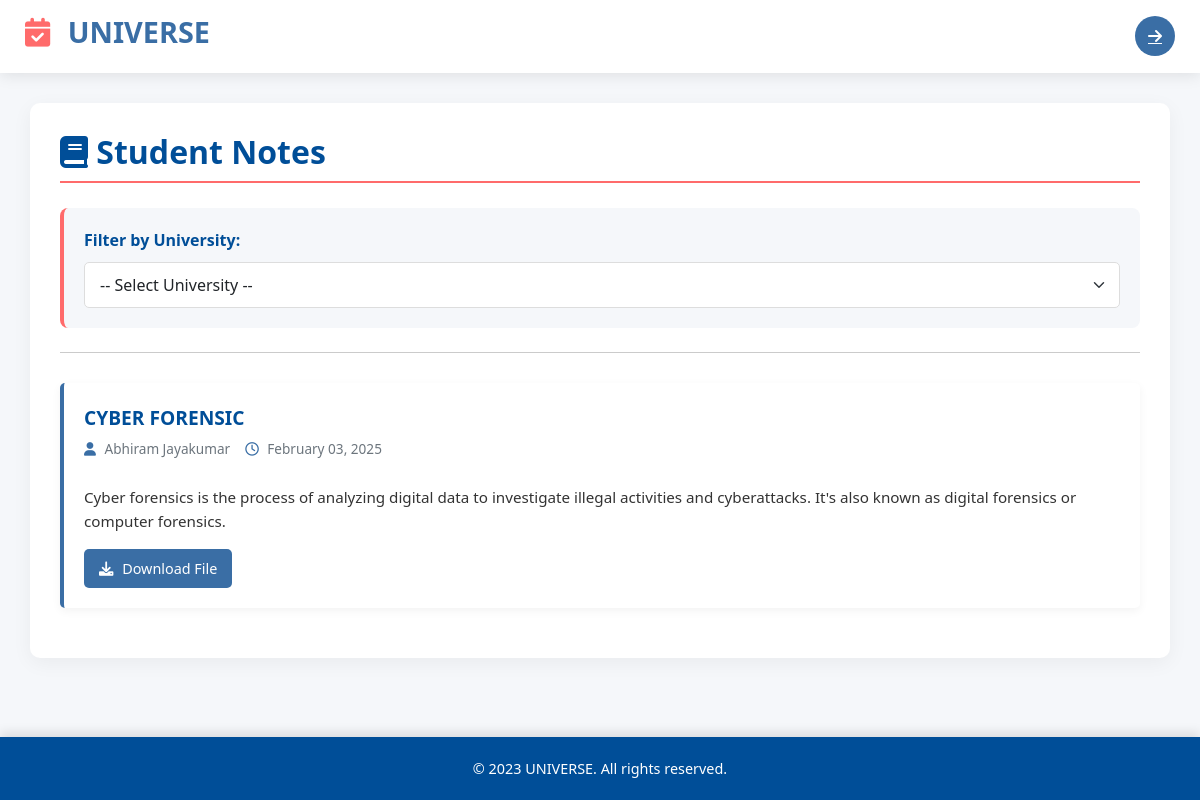
/Student/notes/, run on the app's committed database.
### Student/models.py (models this page shows)
class StudentNote(models.Model):
    student = models.ForeignKey(Student, on_delete=models.CASCADE)
    university = models.ForeignKey(University, on_delete=models.CASCADE)
    subject = models.CharField(max_length=100)
    description = models.TextField()
    file = models.FileField(upload_to="notes/", help_text="Upload PDF, Word, or Image")
    uploaded_at = models.DateTimeField(auto_now_add=True)

### College/models.py (models this page shows)
class Student(models.Model):
    name = models.CharField(max_length=50)
    email = models.EmailField(unique=True)
    password = models.CharField(max_length=50)
    contact = models.CharField(max_length=50)
    college = models.ForeignKey(College, on_delete=models.CASCADE)

### Student/views.py (the view)
# urls.py: path("notes/", views.list_notes, name="list_notes"),
def list_notes(request):
    universities = University.objects.all()  # Fetch all universities
    selected_university_id = request.GET.get("university")  # Get selected university from query params
    if selected_university_id:
        notes = StudentNote.objects.filter(university_id=selected_university_id).order_by("-uploaded_at")
    else:
        notes = StudentNote.objects.all().order_by("university", "-uploaded_at")  # Order by university and date
    return render(request, "Student/List_notes.html", {
        "universities": universities,
        "notes": notes,
        "selected_university_id": selected_university_id,
    })

### Student/templates/Student/List_notes.html (shortened to what this page needs)
<!DOCTYPE html>
<html lang="en">
<head>
    <link rel="stylesheet" href="https://cdnjs.cloudflare.com/ajax/libs/font-awesome/6.0.0-beta3/css/all.min.css">
    <link href="https://cdn.jsdelivr.net/npm/bootstrap@5.3.0-alpha1/dist/css/bootstrap.min.css" rel="stylesheet">
</head>
<body>
    <div class="navbar">
        <h1><i class="fas fa-calendar-check"></i> UNIVERSE</h1>
        <a href="{% url 'Student:student_home' %}" class="home-link">
            <i class="fas fa-arrow-right"></i>
        </a>
    </div>
    <div class="container">
        <h2><i class="fas fa-book"></i> Student Notes</h2>
        <form method="get" class="filter-form mb-4">
            <label for="university" class="form-label">Filter by University:</label>
            <select name="university" id="university" class="form-select" onchange="this.form.submit()">
                <option value="">-- Select University --</option>
            </select>
        </form>
        <hr class="my-4">
        <div class="notes-list">
            {% if notes %}
                <ul class="list-unstyled">
                    {% for note in notes %}
                    <li class="note-item">
                        <div class="note-header">
                            <div>
                                <div class="note-title">{{ note.subject }}</div>
                                <div class="note-meta">
                                    <span><i class="fas fa-user"></i> {{ note.student.name }}</span>
                                    <span><i class="far fa-clock"></i> {{ note.uploaded_at|date:"F d, Y" }}</span>
                                </div>
                            </div>
                        </div>
                        <div class="note-description">
                            {{ note.description }}
                        </div>
                        <a href="{{ note.file.url }}" target="_blank" class="download-btn">
                            <i class="fas fa-download"></i> Download File
                        </a>
                    </li>
                    {% endfor %}
                </ul>
            {% else %}
                <div class="no-notes">
                    <i class="far fa-folder-open"></i>
                    <p>No notes found for the selected university.</p>
                </div>
            {% endif %}
        </div>
    </div>
    <div class="footer">
        <p>&copy; 2023 UNIVERSE. All rights reserved.</p>
    </div>
</body>
</html>

### Student/templates/Student/List_notes.html (style rules this page uses)
:root { --primary: #3a6ea5; --secondary: #004e98; --accent: #ff6b6b; --light: #f5f7fa; --dark: #333; --gray: #6c757d; }
body { font-family: 'Segoe UI', Tahoma, Geneva, Verdana, sans-serif; background-color: var(--light); color: var(--dark); line-height: 1.6; }
.navbar { background-color: white; box-shadow: 0 2px 15px rgba(0, 0, 0, 0.1); padding: 15px 25px; position: sticky; top: 0; z-index: 1000; }
.navbar h1 { color: var(--primary); font-weight: 600; font-size: 1.8rem; transition: color 0.3s; }
.navbar h1 i { color: var(--accent); margin-right: 10px; }
.navbar a { background-color: var(--primary); color: white !important; width: 40px; height: 40px; border-radius: 50%; display: flex; align-items: center; justify-content: center; transition: all 0.3s ease; }
.container { background-color: white; border-radius: 10px; box-shadow: 0 5px 20px rgba(0, 0, 0, 0.05); padding: 30px; margin-top: 30px; margin-bottom: 80px; }
.container h2 { color: var(--secondary); margin-bottom: 25px; font-weight: 600; border-bottom: 2px solid var(--accent); padding-bottom: 10px; position: relative; }
.filter-form { background-color: var(--light); padding: 20px; border-radius: 8px; margin-bottom: 30px; border-left: 4px solid var(--accent); }
.form-label { font-weight: 600; color: var(--secondary); margin-bottom: 8px; }
.form-select { border: 1px solid #ddd; padding: 10px 15px; border-radius: 5px; transition: all 0.3s; box-shadow: 0 0 0 transparent; }
.notes-list { margin-top: 30px; }
.note-item { background-color: white; border-left: 4px solid var(--primary); border-radius: 5px; padding: 20px; margin-bottom: 20px; box-shadow: 0 3px 10px rgba(0, 0, 0, 0.05); transition: all 0.3s ease; }
.note-header { display: flex; justify-content: space-between; align-items: flex-start; margin-bottom: 15px; }
.note-title { color: var(--secondary); font-size: 1.2rem; font-weight: 600; margin-bottom: 5px; }
.note-meta { font-size: 0.85rem; color: var(--gray); display: flex; align-items: center; margin-bottom: 10px; }
.note-meta i { margin-right: 5px; color: var(--primary); }
.note-meta span { margin-right: 15px; }
.note-description { margin-bottom: 15px; color: var(--dark); font-size: 0.95rem; }
.download-btn { display: inline-block; background-color: var(--primary); color: white; padding: 8px 15px; border-radius: 5px; text-decoration: none; transition: all 0.3s; font-weight: 500; font-size: 0.9rem; }
.download-btn i { margin-right: 5px; }
.footer { background-color: var(--secondary); color: white; text-align: center; padding: 20px 0; position: fixed; bottom: 0; width: 100%; box-shadow: 0 -5px 10px rgba(0, 0, 0, 0.1); }
.footer p { margin: 0; font-size: 0.9rem; }

### data on the page
StudentNote: subject "CYBER FORENSIC", student.name "Abhiram Jayakumar", uploaded_at "February 03, 2025", description "Cyber forensics is the process of analyzing digital data to investigate illegal activities and cyberattacks. It's also known as digital forensics or computer forensics."
